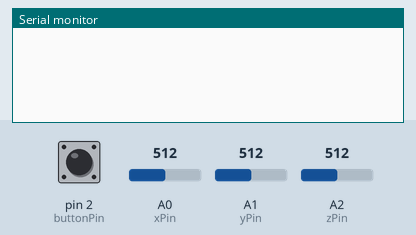
The sketch below on a simulated Arduino Uno, built with avr-gcc and run on an emulated ATmega328P. On the bench: the last lines printed to the serial monitor. Inputs (shaded band) come from the test bench; at power-on: pin 2 (buttonPin) LOW, A0 (xPin) = 512, A1 (yPin) = 512, A2 (zPin) = 512.

Above: at 1.2 s.
1.3 s: pin 2 (buttonPin) pulled HIGH for 0.15 s
At 2.0 s:
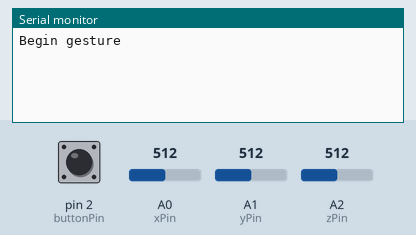
At 3.5 s:
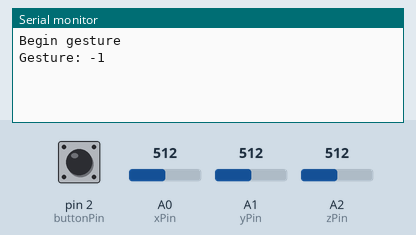

Measured:
- after the input at 1.3 s, the serial monitor: prints a new line at once (image 1)

The sketch:

DTWGestureRecognition.pde
```cpp
#include "TemplateData.h"

//#define MIN_DISTANCE    1000
#define MIN_DISTANCE    200

// サンプリング間隔
const unsigned long samplingInterval = 5;

// 加速度センサの各軸に接続したアナログピンの番号
const int xPin = 0;
const int yPin = 1;
const int zPin = 2;

// タクトスイッチに接続したデジタルピンの番号
const int buttonPin = 2;

// データ長
const int sampleDataLength = 25;

// ジェスチャが見つからなかったことを示す定数
const int notFound = -1;

// キャプチャしたデータを収める配列
char sampleData[sampleDataLength][numAxises];

// キャプチャしたサンプル数のカウント
int sampleCount = 0;

// 前回ボタンが押されていたか否かを示すフラグ
boolean wasButtonPressed = false;

// キャプチャ中であるか否かを示すフラグ
boolean isCapturing = false;

// キャプチャを開始する
void beginCapture() {
  sampleCount = 0;
  isCapturing = true;
}

// キャプチャを終了する
void endCapture() {
  if (!isCapturing) {
    return;
  }
  isCapturing = false;
}

// サンプルを処理する
// 前半部分の処理はGestureRecorderと同じ
void processSample(int x, int y, int z) {
  const int samplesToAverage = 4;
  static int count = 0;
  static int totalX, totalY, totalZ = 0;
  totalX += x;
  totalY += y;
  totalZ += z;
  count++;
  if (count == samplesToAverage) {
    sampleData[sampleCount][0]
    = quantizeAccelData(totalX / samplesToAverage);
    sampleData[sampleCount][1]
    = quantizeAccelData(totalY / samplesToAverage);
    sampleData[sampleCount][2]
    = quantizeAccelData(totalZ / samplesToAverage);
    sampleCount++;
    totalX = totalY = totalZ = 0;
    count = 0;
  }

  // キャプチャしたサンプル数が一定の数に達したら
  if (sampleCount > (sampleDataLength - 1)) {
    // キャプチャを終了し
    endCapture();

    // ジェスチャ認識を行った結果をシリアルにプリントする
    int gesture = detectGesture();
    Serial.print("Gesture: ");
    Serial.print(gesture);
    Serial.println();
  }
}

// ジェスチャ認識を行う
int detectGesture() {
  // 認識できたジェスチャの初期値をセット
  int gesture = notFound;

  // 最小の距離として1000をセット
  // これよりも短い距離のデータが見つからなければnotFoundのままになる
  unsigned int minimumDistance = MIN_DISTANCE;

  // テンプレートデータの数だけ順次繰り返す
  for (int i = 0; i < numTemplates; i++) {
    // DTWを用いてキャプチャしたデータとテンプレートの距離を求める
    unsigned int distance = getDTWDistance(i);

    //Serial.print("Distance: ");
    //Serial.println(distance);

    // 現在までに求めた最短の距離よりも短ければ
    if (distance < minimumDistance) {
      // 認識できたジェスチャとして現在のインデックスをセット
      gesture = i;
      minimumDistance = distance;
    }
  }

  // 認識できたジェスチャ（またはnotFound）を返す
  return gesture;
}

// 加速度センサの値を非線形に量子化する
byte quantizeAccelData(int accData) {
  // 重力加速度に対応した加速度センサの値を表す定数
  //const int plus2G = 919;
  //const int plus1G = 715;
  //const int zeroG = 511;
  //const int minus1G = 307;
  //const int minus2G = 103;

  // based on 3.3v sensor
  const int plus2G = 724;
  const int plus1G = 618;
  const int zeroG = 512;
  const int minus1G = 406;
  const int minus2G = 300;

  // 量子化した値
  byte quantized = 0;

  // 加速度センサの値に従って非線形に量子化する
  if (plus2G < accData) {
    // 2Gより大きければ16
    quantized = 16;
  }
  else if (plus1G < accData && accData <= plus2G) {
    // 1Gより大きく2G以下であれば11～15
    quantized = map(accData, plus1G + 1, plus2G, 11, 15);
  }
  else if (zeroG < accData && accData <= plus1G) {
    // 0Gより大きく1G以下であれば1～10
    quantized = map(accData, zeroG + 1, plus1G, 1, 10);
  }
  else if (minus1G <= accData && accData < zeroG) {
    // -1G以上で0Gより小さければ-10～ -1
    quantized = map(accData, minus1G, zeroG - 1, -10, -1);
  }
  else if (minus2G <= accData && accData < minus1G) {
    // -2G以上で-1Gより小さければ-15～ -11
    quantized = map(accData, minus2G + 1, minus1G, -15, -11);
  }
  else if (accData < minus2G) {
    // -2Gより小さければ-16
    quantized = -16;
  }
  // 量子化した値を返す
  return quantized;
}

// DTWを用いてテンプレートとデータの間の距離を求める
unsigned int getDTWDistance(int templateIndex) {
  // DTWの計算に用いる配列（今回の場合は1352バイト）
  static unsigned int
    DTW[sampleDataLength + 1][templateDataLength + 1];

  // 汎用のループカウンタ
  int i, j = 0;

  // サンプルとテンプレート用のループカウンタ
  int is, it = 0;

  // 距離を計算するのに用いる変数
  unsigned int d0, d1 = 0;

  // テーブルから読み出したサンプルとテンプレートの各軸の値
  char sx, sy, sz, tx, ty, tz = 0;

  // DTW用のテーブルを初期化する
  for (i = 1; i <= sampleDataLength; i++) {
    DTW[i][0] = 65535;
  }
  for (i = 1; i <= templateDataLength; i++) {
    DTW[0][i] = 65535;
  }
  DTW[0][0] = 0;

  // DTWの処理
  for (i = 1, is = 0; i <= sampleDataLength; i++, is++) {
    for (j = 1, it = 0; j <= templateDataLength; j++, it++) {
      // フラッシュメモリからテンプレートの各軸の値を読み出す
      tx = pgm_read_byte_near(
             &templateData[templateIndex][it][0]);
      ty = pgm_read_byte_near(
             &templateData[templateIndex][it][1]);
      tz = pgm_read_byte_near(
             &templateData[templateIndex][it][2]);

      // サンプルから各軸の値を読み出す
      sx = sampleData[is][0];
      sy = sampleData[is][1];
      sz = sampleData[is][2];

      // サンプルとテンプレートの点と点の間の距離を求める
      d0 = sqrt(sq(sx - tx) + sq(sy - ty) + sq(sz - tz));

      // 近傍する点で最も近いものとの距離を求める
      d1 = min(DTW[i - 1][j], min(DTW[i][j - 1],
               DTW[i - 1][j - 1]));

      // DTWの距離としてテーブルに書き込む
      DTW[i][j] = d0 + d1;
    }
  }

  // 求めた距離を返す
  return DTW[sampleDataLength][templateDataLength];
}

// アクションがあるまで待つ
void waitForAction() {
  // 初期状態の各軸の値
  char initX = quantizeAccelData(analogRead(xPin));
  char initY = quantizeAccelData(analogRead(yPin));
  char initZ = quantizeAccelData(analogRead(zPin));

  // アクションがあるまで待機するカウント
  int count = 200;

  // アクションがあるか約200ms経過するまでの間、以下を実行
  while (--count > 0) {
    // 各軸の値を読み取る
    char x = quantizeAccelData(analogRead(xPin));
    char y = quantizeAccelData(analogRead(yPin));
    char z = quantizeAccelData(analogRead(zPin));

    // 初期値からの距離を求める
    unsigned int distance = 0;
    distance += abs(x - initX);
    distance += abs(y - initY);
    distance += abs(z - initZ);

    // 一定値以上変化したらリターン
    if (distance > 5) {
      return;
    }

    // 次のチェックまで1ms待つ
    delay(1);
  }
}

void setup() {
  // シリアルを開始
  Serial.begin(57600);
}

void loop() {
  // 開始時刻を読み取る
  unsigned long start = millis();

  // ジェスチャボタンが押されているか否かを読み取る
  boolean isButtonPressed = (digitalRead(buttonPin) == HIGH);

  // 前回押されていなくて今回押されていたら
  if (!wasButtonPressed && isButtonPressed) {
    // シリアルにジェスチャ開始のメッセージをプリントして
    // アクションがあるまで待った後にキャプチャを開始
    Serial.println("Begin gesture");
    waitForAction();
    beginCapture();
  }

  // キャプチャ中であればサンプルを処理
  if (isCapturing) {
    int x = analogRead(xPin);
    int y = analogRead(yPin);
    int z = analogRead(zPin);
    processSample(x, y, z);
  }

  //char readout[50];
  //sprintf(readout, "x = %u\ty = %u\tz = %u", analogRead(xPin), analogRead(yPin), analogRead(zPin));
  //Serial.println(readout);

  // 前回ジェスチャボタンが押されていたか否かを示すフラグを更新
  wasButtonPressed = isButtonPressed;

  // 次のループ開始までにサンプリング間隔の残り時間だけ待機
  unsigned long elapsedTime = millis() - start;
  if (elapsedTime < samplingInterval) {
    delay(samplingInterval - elapsedTime);
  }
}
```

Source omitted: TemplateData.h (data table, 1925 bytes)
